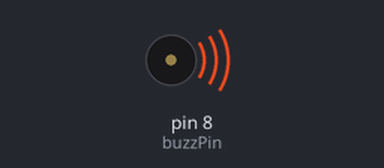
This sketch was run on a simulated Arduino Uno, built with avr-gcc and run on an emulated ATmega328P. On the bench: buzzer (waves = sounding).

Above: at 0.1 s.
Timing chart, 0 to 40.0 s (numbered marks = the images above):
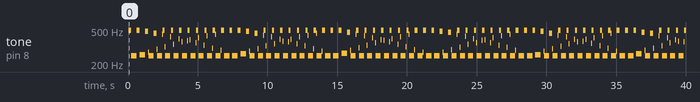

The sketch:

tone_of_Buzzer.ino
```cpp
int myNumb;
int buzzPin = 8;
int ReadVal;
int j;
String msg = "Please Input the number";
void setup() {
  // put your setup code here, to run once:
Serial.begin(9600);
pinMode(buzzPin, OUTPUT);
pinMode(A3, INPUT);

}

void loop() {
  // put your main code here, to run repeatedly:

for (j =1; j<=100; j=j+1){
  digitalWrite(buzzPin, HIGH);
  delay(1);
  digitalWrite(buzzPin, LOW);
  delay(1);
}
for (j =1; j<=100; j=j+1){
  digitalWrite(buzzPin, HIGH);
  delay(2);
  digitalWrite(buzzPin, LOW);
  delay(2);
}
}
```

Measured:
- by itself, tone on pin 8 (buzzPin): plays 496 Hz for 0.20 s, 249 Hz for 0.40 s, 496 Hz for 0.20 s, 255 Hz for 0.40 s, 483 Hz for 0.20 s, 275 Hz for 0.04 s … (227 notes in this stretch)
